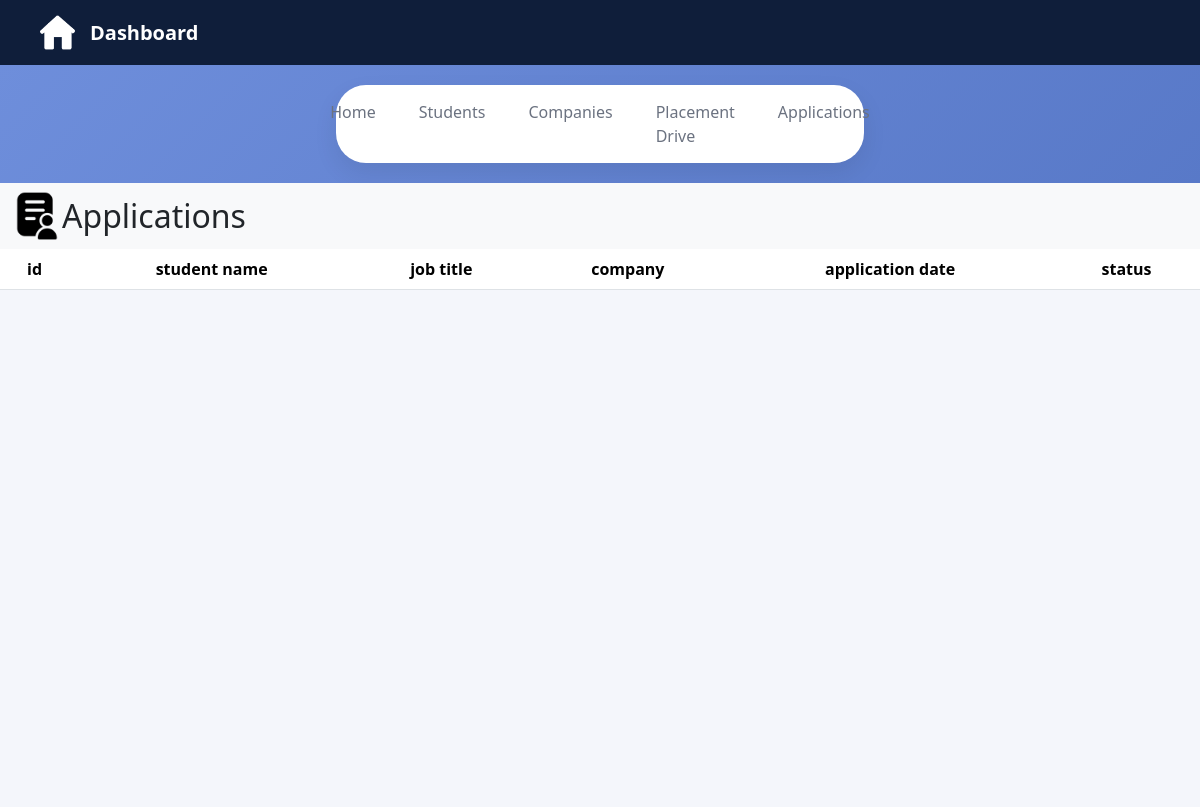
Page /admin-applications on the earlier database version.
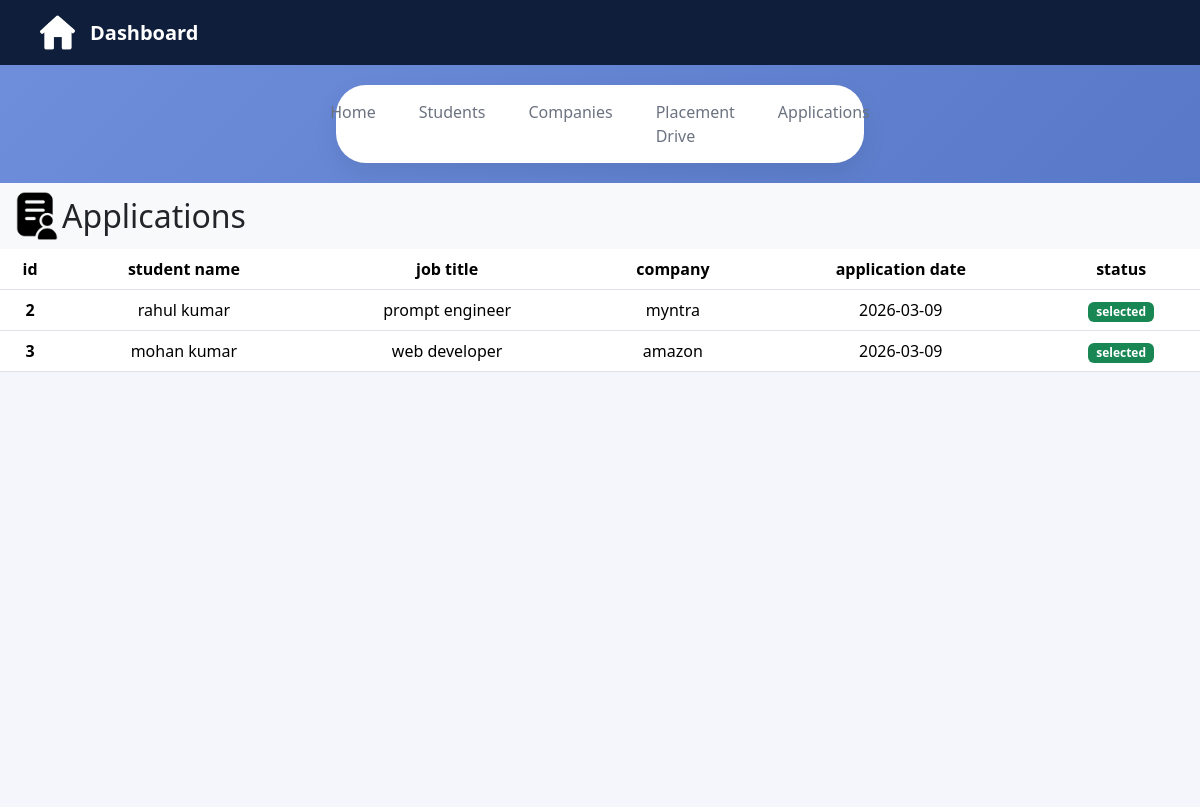
Same page on the later database version.
### application/model.py (models this page shows)
class Applications(db.Model):
    __tablename__ = "applications"
    id = db.Column(db.Integer , primary_key = True)
    drive_id = db.Column(db.Integer , db.ForeignKey('placementdrive.id') , nullable = False)
    student_id = db.Column(db.Integer , db.ForeignKey('student.id') , nullable = False)
    application_date =  db.Column(db.Date, nullable=False , default=db.func.current_date())
    status = db.Column(db.String(50), nullable=False, default='Applied')

class Student(db.Model):
    __tablename__ = "student"
    id = db.Column(db.Integer , primary_key = True)
    user_id = db.Column(db.Integer ,db.ForeignKey('user.id'),nullable = False)
    name = db.Column(db.String(50) , nullable = False)
    academic_level = db.Column(db.String(100) , nullable = False)
    phone = db.Column(db.String(50) , nullable = False)
    resume = db.Column(db.LargeBinary , nullable = False)
    github_link = db.Column(db.String(300))
    student_applications = db.relationship('Applications',backref = "student" , cascade = "all, delete-orphan")

class PlacementDrive(db.Model):
    __tablename__ = "placementdrive"
    id = db.Column(db.Integer , primary_key = True)
    company_id = db.Column(db.Integer , db.ForeignKey('company.id') , nullable = False)
    job_title = db.Column(db.String(100), nullable=False)
    mode = db.Column(db.String(50), nullable=False)
    package = db.Column(db.Float, nullable=False)
    eligibility = db.Column(db.Text , nullable = False)
    description = db.Column(db.Text,  nullable = False)
    deadline = db.Column(db.Date , nullable = False)
    status = db.Column(db.String(50), nullable=False, default='Pending')
    drive_application = db.relationship('Applications' , backref = 'placementdrive' ,cascade = "all, delete-orphan")

class Company(db.Model):
    __tablename__ = "company"
    id = db.Column(db.Integer , primary_key = True)
    user_id = db.Column(db.Integer ,db.ForeignKey('user.id'),nullable = False)
    name = db.Column(db.String(50) , nullable = False)
    hr_contact = db.Column(db.String(150) , nullable = False , unique = True)
    website_link = db.Column(db.String(500) , nullable = False)
    field = db.Column(db.String(50) , nullable = False)
    status = db.Column(db.String(50) , nullable = False , default = "unverified")
    placement_drive = db.relationship('PlacementDrive' , backref = 'company' , cascade = 'all, delete-orphan')

### application/controllers.py (the view)
@app.route('/admin-applications')
def admin_applications():
    applications = Applications.query.all()
    return render_template("/admin/application.html", applications=applications)

### templates/admin/application.html (shortened to what this page needs)
<!DOCTYPE html>
<html lang="en">
<head>
    <link href="https://cdn.jsdelivr.net/npm/bootstrap@5.3.8/dist/css/bootstrap.min.css" rel="stylesheet">
    <link rel="stylesheet" href="{{ url_for('static', filename='css/admin.css') }}">
</head>
<body>
    <div class="dashboard-nav">
        <div class="nav-left">
            <img src="/static/images/home-logo.png" alt="home">
            <span>Dashboard</span>
        </div>
    </div>
    <div class="page-tabs">
        <a href="/admin-dashboard">Home</a>
        <a href="/admin-students">Students</a>
        <a href="/admin-companies">Companies</a>
        <a href="/admin-placement-drives">Placement Drive</a>
        <a href="/admin-applications">Applications</a>
    </div>
    <div class="student-info">
        <nav class="navbar bg-body-tertiary">
            <div class="container-fluid d-flex justify-content-between align-items-center">
                <div class="d-flex align-items-center">
                    <img src="/static/images/applications.png" class="logos" alt="">
                    <h2 class="mb-0">Applications</h2>
                </div>
            </div>
        </nav>
        <div class="applications-table">
            <table class="table table-hover">
                <thead>
                    <tr>
                        <th scope="col">id</th>
                        <th scope="col">student name</th>
                        <th scope="col">job title</th>
                        <th scope="col">company</th>
                        <th scope="col">application date</th>
                        <th scope="col">status</th>
                    </tr>
                </thead>
                <tbody>
                    {% for application in applications %}
                    <tr>
                        <th scope="row">{{ application.id }}</th>
                        <td>{{ application.student.name }}</td>
                        <td>{{ application.placementdrive.job_title }}</td>
                        <td>{{ application.placementdrive.company.name }}</td>
                        <td>{{ application.application_date }}</td>
                        {% if application.status == 'applied' %}
                        <td><div class="badge bg-primary">{{ application.status }}</div></td>
                        {% elif application.status == 'shortlisted' %}
                        <td><div class="badge bg-warning">{{ application.status }}</div></td>
                        {% elif application.status == 'rejected' %}
                        <td><div class="badge bg-danger">{{ application.status }}</div></td>
                        {% elif application.status == 'selected' %}
                        <td><div class="badge bg-success">{{ application.status }}</div></td>
                        {% endif %}
                    </tr>
                    {% endfor %}
                </tbody>
            </table>
        </div>
    </div>
</body>
</html>

Differences in the rows shown:
added Applications: id "2", student.name "rahul kumar", placementdrive.job_title "prompt engineer", placementdrive.company.name "myntra", application_date "2026-03-09", status "selected"
added Applications: id "3", student.name "mohan kumar", placementdrive.job_title "web developer", placementdrive.company.name "amazon", application_date "2026-03-09", status "selected"
